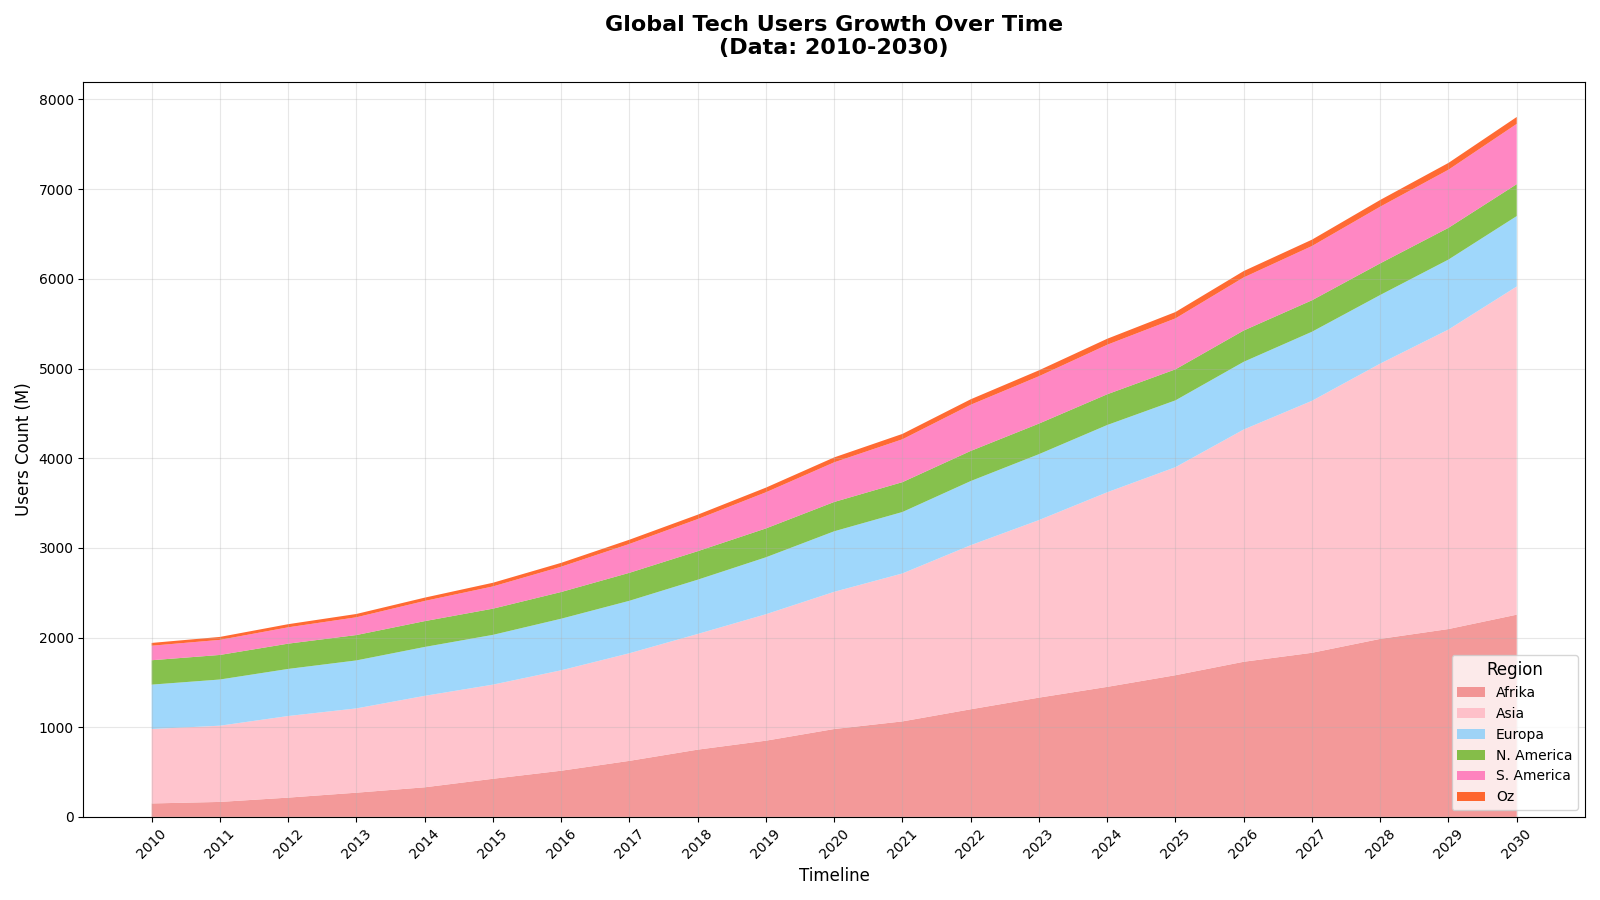

Write the Python code that produced this figure.
import matplotlib.pyplot as plt
import numpy as np

years = np.arange(2010, 2031)

africa_north_users = np.array([115, 125, 160, 175, 215, 260, 320, 370, 445, 475, 525, 565, 625, 675, 735, 795, 855, 905, 995, 1035, 1095])
africa_south_users = np.array([35, 42, 55, 95, 115, 165, 195, 255, 305, 375, 455, 500, 575, 655, 715, 785, 875, 925, 990, 1060, 1160])
asia_users = np.array([830, 850, 910, 940, 1020, 1050, 1120, 1200, 1290, 1410, 1530, 1650, 1830, 1980, 2170, 2320, 2590, 2810, 3070, 3340, 3660])
europe_users = np.array([495, 515, 525, 535, 545, 555, 575, 585, 605, 635, 675, 685, 715, 735, 750, 745, 755, 770, 765, 780, 785])
north_america_users = np.array([272, 274, 282, 283, 288, 292, 298, 312, 318, 322, 327, 333, 336, 341, 343, 346, 349, 351, 353, 354, 356])
south_america_users = np.array([162, 168, 182, 198, 225, 248, 282, 322, 358, 403, 442, 478, 515, 528, 552, 568, 592, 605, 632, 648, 672])
australia_users = np.array([31, 33, 35, 37, 37, 41, 43, 47, 49, 52, 55, 60, 61, 66, 67, 71, 71, 71, 75, 76, 77])

africa_users = africa_north_users + africa_south_users

colors = ['#F08080', '#FFB6C1', '#87CEFA', '#68B221', '#FF69B4', '#FF4500']
marker_styles = ['o', '^', 's', 'D', 'P', 'X']

plt.figure(figsize=(16, 9))

lines = plt.stackplot(years, africa_users, asia_users, europe_users, north_america_users, south_america_users, australia_users, 
                      labels=['Afrika', 'Asia', 'Europa', 'N. America', 'S. America', 'Oz'], colors=colors, alpha=0.8)

plt.title('Global Tech Users Growth Over Time\n(Data: 2010-2030)', fontsize=16, fontweight='bold', pad=20)
plt.xlabel('Timeline', fontsize=12)
plt.ylabel('Users Count (M)', fontsize=12)

leg = plt.legend(title='Region', title_fontsize=12, fontsize=10, loc='lower right')
for line, marker in zip(lines, marker_styles):
    line.set_linestyle('-')

plt.grid(True, linestyle='-', alpha=0.3)
plt.xticks(years, rotation=45)

plt.tight_layout()
plt.show()
